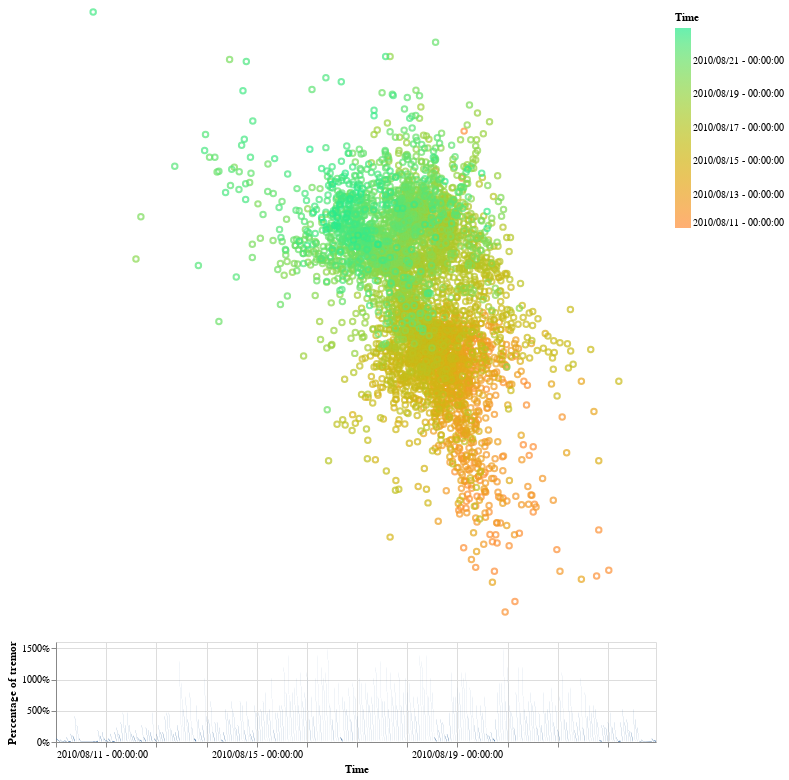

The notebook cell this image was saved under:
### Markdown cell above
### Main direction of propagation

The source of the tremor is propagating from south to north, or from north to south, along the strike of the plate boundary, at a speed of about 10 km per day. The total duration is about six weeks, and the distance traveled is about 400 km.

### Code cell
import altair

# This notebook should be read with Jupyterlab
# Uncomment this line if you opened this file with Jupyter notebook
#alt.renderers.enable('notebook')

import pandas as pd
from datetime import datetime
from visu_altair.visu_altair import visualize_tremor

tremors = pd.read_pickle('data/tremor.pkl')[0]
subset = tremors.sample(frac=0.4)
myChart = visualize_tremor(subset, 60, 1.0, datetime(2010, 8, 11, 0, 0, 0), datetime(2010, 8, 23, 0, 0, 0), \
    latmin=None, latmax=None, lonmin=None, lonmax=None)
myChart

### Figure 1 — Vega-Lite specification as saved in the notebook (floating-point values rounded to 4 significant figures; data arrays with more than 128 entries replaced by an {"elided": "..."} marker saying what was removed)
{"$schema": "https://vega.github.io/schema/vega-lite/v3.4.0.json", "config": {"mark": {"tooltip": null}, "view": {"height": 300, "width": 400}}, "data": {"name": "data-dad83ee6af73edbc6fa81089ea6c6eb0"}, "datasets": {"data-dad83ee6af73edbc6fa81089ea6c6eb0": {"elided": "4612 records"}}, "vconcat": [{"encoding": {"color": {"field": "Time", "legend": {"format": "%Y/%m/%d - %H:%M:%S"}, "scale": {"scheme": "rainbow"}, "type": "temporal"}, "latitude": {"field": "latitude", "type": "quantitative"}, "longitude": {"field": "longitude", "type": "quantitative"}}, "height": 600, "mark": "point", "transform": [{"filter": {"selection": "selector001"}}], "width": 600}, {"encoding": {"x": {"axis": {"format": "%Y/%m/%d - %H:%M:%S", "title": "Time"}, "field": "Time", "type": "temporal"}, "y": {"axis": {"format": "%", "title": "Percentage of tremor"}, "field": "Value", "type": "quantitative"}}, "height": 100, "mark": "area", "selection": {"selector001": {"encodings": ["x"], "type": "interval"}}, "width": 600}]}
